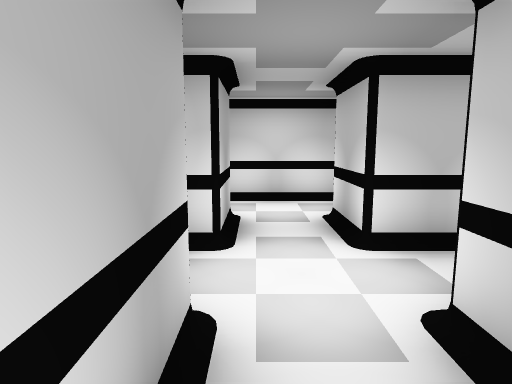
[1] (above)

19 first-person views from a walk through a Unity game level. The camera is 1.4 m above the floor, tilts 8° down and sees 75° across. Doors are open. The floor is counted in squares, 1 m on a side. Each view is taken from the middle of a square. On the plan, view 1 faces up. The plan holds only what a view shows up to about 15 squares ahead; the rest is blank. The player is left out. Some animated figures are left out.

[2]
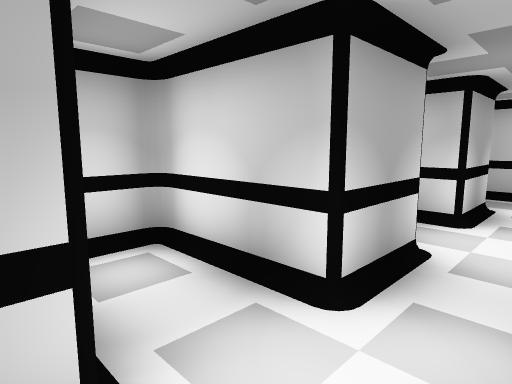

[3]
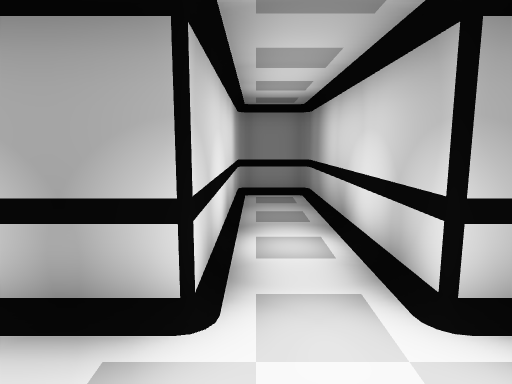

[4]
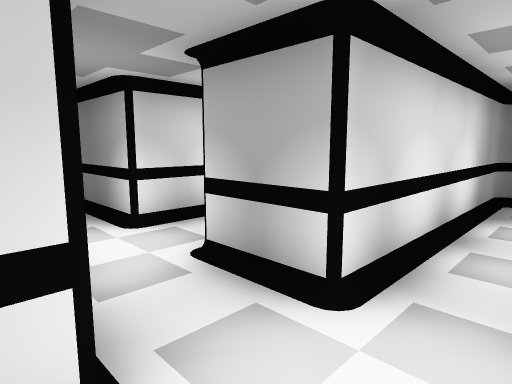

[5]
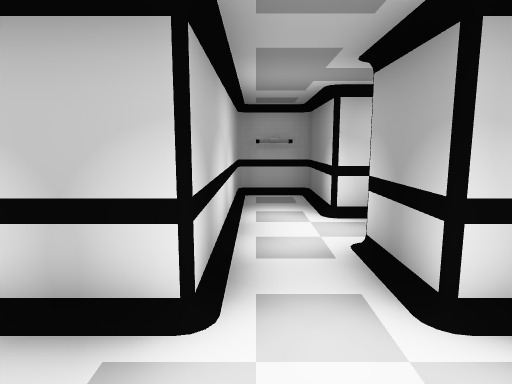

[6]
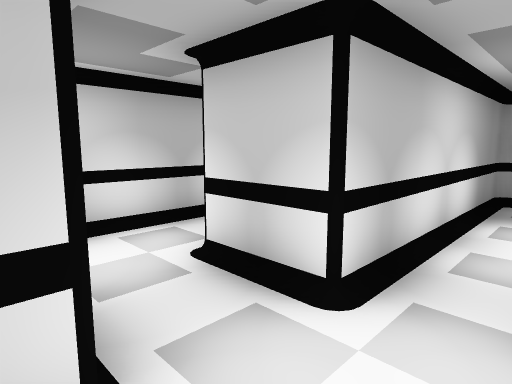

[7]
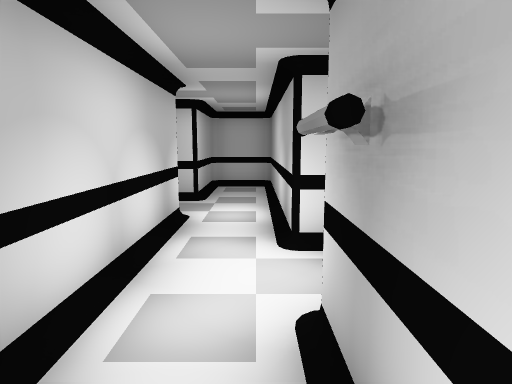

[8]
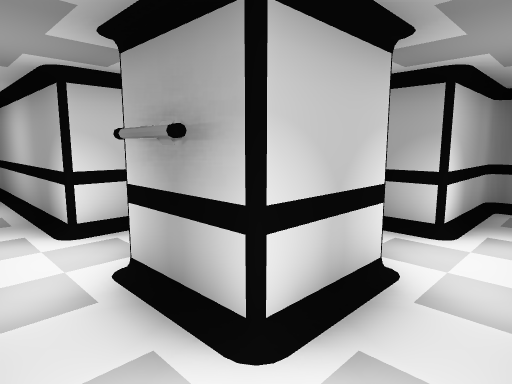

[9]
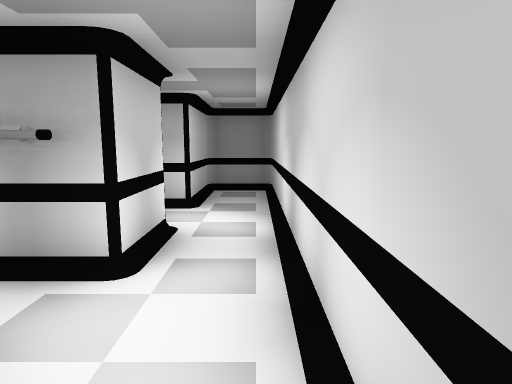

[10]
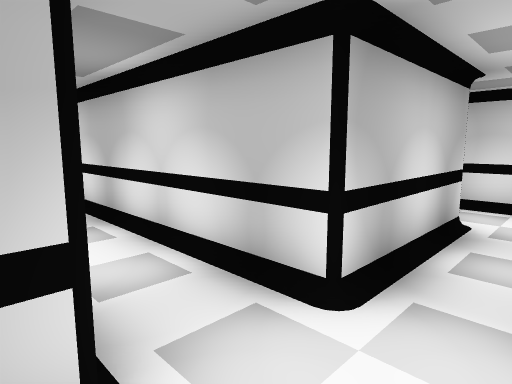

[11]
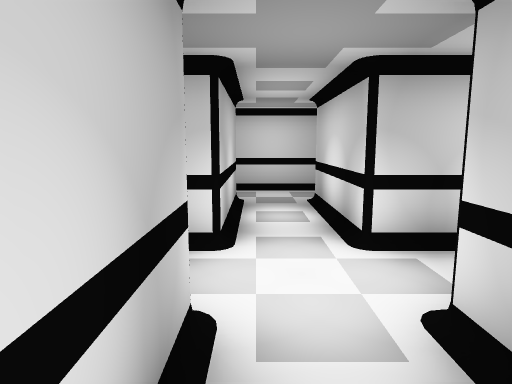

[12]
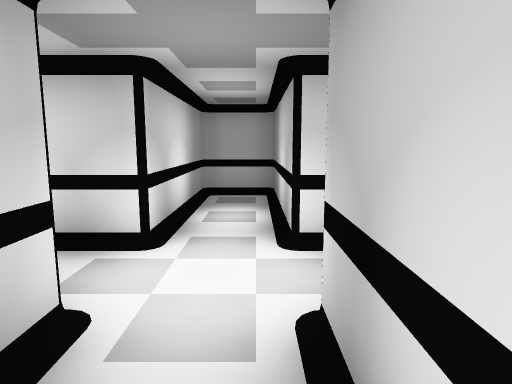

[13]
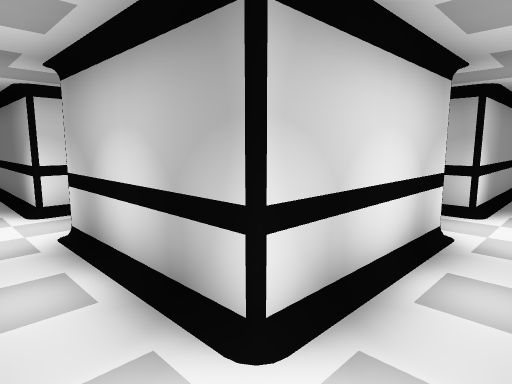

[14]
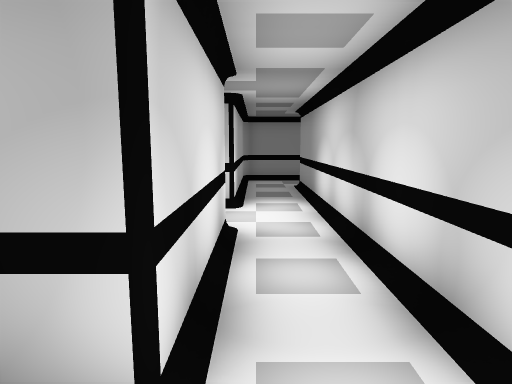

[15]
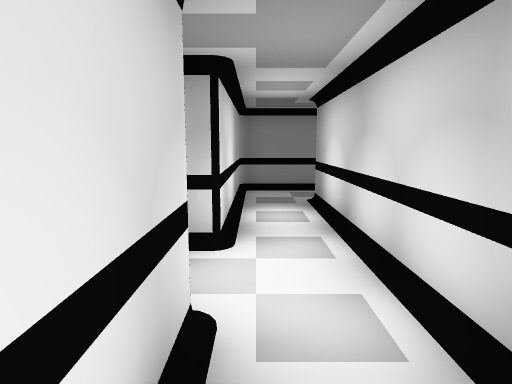

[16]
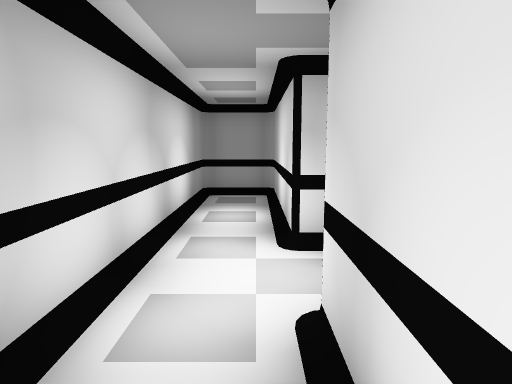

[17]
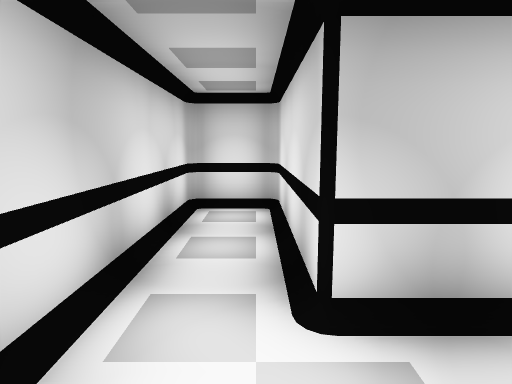

[18]
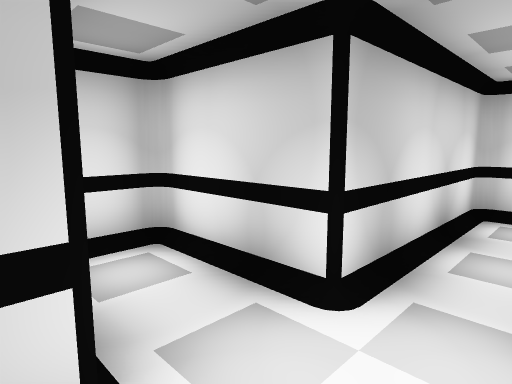

[19]
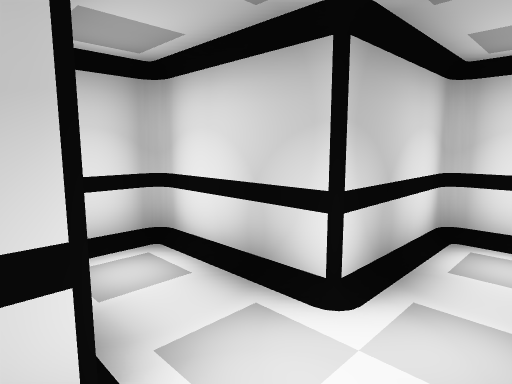

### Floor plan
Ten units are one square. View 1 is at (0, 0); x grows to the right and y downward. Boxes are objects, and circles mark ways between rooms. Rooms are numbered by the first view taken in them; rooms with no view inside come last. Other rooms are left out.
<svg viewBox="-80 -160 230 210">
<path fill="none" stroke="#000" d="M-5 -25 -5 -5 -33 -5M-21 15 -5 15 -5 42M-35 -3 -35 6M-1 43 10 43M15 42 15 -25M-3 45 12 45M29 -45 15 -45M38 -60 38 -50M55 -24 55 -53M35 -65 35 -45M15 -25 35 -25M-5 -65 -5 -45 -73 -45M15 -45 15 -65M-75 -42 -75 -25 -5 -25M15 -65 35 -65M-35 -83 -35 -65 -5 -65M55 -85 -29 -85M35 -125 75 -125 75 -85 55 -85M69 -65 75 -65 75 -15 95 -15 95 -65 125 -65 125 -76M109 -85 95 -85 95 -125 145 -125 145 -142M142 -145 -25 -145M-45 -150 -45 -125 15 -125 15 -119M55 -5 55 -24M55 42 55 15 82 15M85 12 85 4M37 45 52 45M35 -25 35 42"/>
<circle cx="5" cy="-15" r="3" fill="#2a7"/>
<circle cx="25" cy="-35" r="3" fill="#2a7"/>
<circle cx="50" cy="-55" r="3" fill="#2a7"/>
<circle cx="45" cy="-15" r="3" fill="#2a7"/>
<circle cx="5" cy="-55" r="3" fill="#2a7"/>
<circle cx="65" cy="-75" r="3" fill="#2a7"/>
<text x="0" y="0">1</text>
<text x="40" y="-40">2</text>
<text x="-20" y="-40">3</text>
<text x="10" y="-80">4</text>
<text x="60" y="-130">5</text>
<text x="50" y="10">6</text>
</svg>
Room 1 opens to room 3. Room 2 opens to room 3. Room 2 opens to room 4. Room 2 opens to room 6. Room 3 opens to room 4. Room 4 opens to room 5.

Where each view was taken, in squares from view 1:
view 1: 0 up, 0 right, facing up
view 2: 2 down, 1 right, facing up-left
view 3: 3 up, 2 right, facing left
view 4: 4 up, 2 right, facing down-left
view 5: 5 up, 1 right, facing down
view 6: 5 up, 0 right, facing down-right
view 7: 7 up, 4 right, facing down
view 8: 8 up, 5 right, facing down-left
view 9: 8 up, 7 right, facing left
view 10: 6 up, 9 right, facing up-left
view 11: 4 up, 8 right, facing up
view 12: 11 up, 8 right, facing down
view 13: 14 up, 9 right, facing down-left
view 14: 13 up, 9 right, facing left
view 15: 13 up, 6 right, facing left
view 16: 13 up, 5 right, facing right
view 17: 13 up, 7 right, facing right
view 18: 9 up, 8 right, facing down-right
view 19: 1 up, 4 right, facing down-right
